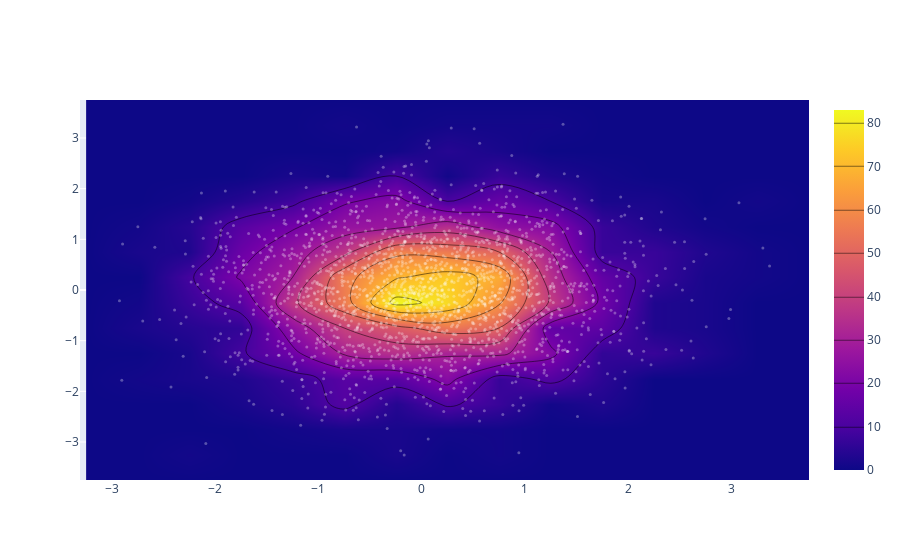

The cell this chart's notebook holds for it:
### Code cell
import plotly.graph_objs as go
import numpy as np

x = np.random.randn(2000)
y = np.random.randn(2000)
iplot([go.Histogram2dContour(x=x, y=y, contours=dict(coloring='heatmap')),
       go.Scatter(x=x, y=y, mode='markers', marker=dict(color='white', size=3, opacity=0.3))], show_link=False)

### Figure 1 — Plotly figure (JSON) as saved in the notebook; plotly's stock layout.template omitted (floating-point values rounded to 4 significant figures; data arrays with more than 128 entries replaced by an {"elided": "..."} marker saying what was removed)
{"data": [{"contours": {"coloring": "heatmap"}, "x": {"elided": "2000 float values"}, "y": {"elided": "2000 float values"}, "type": "histogram2dcontour"}, {"marker": {"color": "white", "opacity": 0.3, "size": 3}, "mode": "markers", "x": {"elided": "2000 float values"}, "y": {"elided": "2000 float values"}, "type": "scatter"}], "layout": {}}
